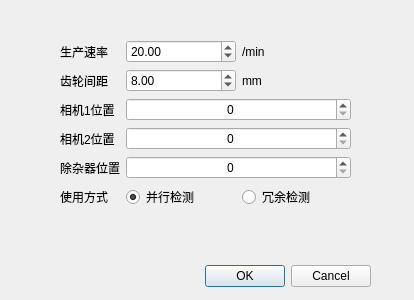
<?xml version="1.0" encoding="UTF-8"?>
<ui version="4.0">
 <class>DoubleCameraConfig</class>
 <widget class="QDialog" name="DoubleCameraConfig">
  <property name="geometry">
   <rect>
    <x>0</x>
    <y>0</y>
    <width>414</width>
    <height>300</height>
   </rect>
  </property>
  <property name="windowTitle">
   <string>双相机设置</string>
  </property>
  <widget class="QDialogButtonBox" name="buttonBox">
   <property name="geometry">
    <rect>
     <x>30</x>
     <y>260</y>
     <width>341</width>
     <height>32</height>
    </rect>
   </property>
   <property name="orientation">
    <enum>Qt::Horizontal</enum>
   </property>
   <property name="standardButtons">
    <set>QDialogButtonBox::Cancel|QDialogButtonBox::Ok</set>
   </property>
  </widget>
  <widget class="QWidget" name="formLayoutWidget">
   <property name="geometry">
    <rect>
     <x>60</x>
     <y>40</y>
     <width>291</width>
     <height>181</height>
    </rect>
   </property>
   <layout class="QFormLayout" name="formLayout">
    <item row="0" column="0">
     <widget class="QLabel" name="label">
      <property name="text">
       <string>生产速率</string>
      </property>
     </widget>
    </item>
    <item row="1" column="0">
     <widget class="QLabel" name="label_2">
      <property name="text">
       <string>齿轮间距</string>
      </property>
     </widget>
    </item>
    <item row="2" column="0">
     <widget class="QLabel" name="label_3">
      <property name="text">
       <string>相机1位置</string>
      </property>
     </widget>
    </item>
    <item row="2" column="1">
     <widget class="QSpinBox" name="spinBox">
      <property name="alignment">
       <set>Qt::AlignCenter</set>
      </property>
     </widget>
    </item>
    <item row="3" column="0">
     <widget class="QLabel" name="label_4">
      <property name="text">
       <string>相机2位置</string>
      </property>
     </widget>
    </item>
    <item row="3" column="1">
     <widget class="QSpinBox" name="spinBox_2">
      <property name="alignment">
       <set>Qt::AlignCenter</set>
      </property>
     </widget>
    </item>
    <item row="4" column="0">
     <widget class="QLabel" name="label_5">
      <property name="text">
       <string>除杂器位置</string>
      </property>
     </widget>
    </item>
    <item row="4" column="1">
     <widget class="QSpinBox" name="spinBox_3">
      <property name="alignment">
       <set>Qt::AlignCenter</set>
      </property>
     </widget>
    </item>
    <item row="5" column="0">
     <widget class="QLabel" name="label_6">
      <property name="text">
       <string>使用方式</string>
      </property>
     </widget>
    </item>
    <item row="5" column="1">
     <layout class="QHBoxLayout" name="horizontalLayout">
      <item>
       <widget class="QRadioButton" name="radioButton">
        <property name="text">
         <string>并行检测</string>
        </property>
        <property name="checked">
         <bool>true</bool>
        </property>
       </widget>
      </item>
      <item>
       <widget class="QRadioButton" name="radioButton_2">
        <property name="text">
         <string>冗余检测</string>
        </property>
        <property name="checked">
         <bool>false</bool>
        </property>
       </widget>
      </item>
     </layout>
    </item>
    <item row="0" column="1">
     <layout class="QHBoxLayout" name="horizontalLayout_2">
      <item>
       <widget class="QDoubleSpinBox" name="doubleSpinBox">
        <property name="suffix">
         <string/>
        </property>
        <property name="maximum">
         <double>9999.000000000000000</double>
        </property>
        <property name="value">
         <double>20.000000000000000</double>
        </property>
       </widget>
      </item>
      <item>
       <widget class="QLabel" name="label_7">
        <property name="text">
         <string>/min</string>
        </property>
       </widget>
      </item>
     </layout>
    </item>
    <item row="1" column="1">
     <layout class="QHBoxLayout" name="horizontalLayout_3">
      <item>
       <widget class="QDoubleSpinBox" name="doubleSpinBox_2">
        <property name="value">
         <double>8.000000000000000</double>
        </property>
       </widget>
      </item>
      <item>
       <widget class="QLabel" name="label_8">
        <property name="text">
         <string>mm</string>
        </property>
       </widget>
      </item>
     </layout>
    </item>
   </layout>
  </widget>
 </widget>
 <resources/>
 <connections>
  <connection>
   <sender>buttonBox</sender>
   <signal>accepted()</signal>
   <receiver>DoubleCameraConfig</receiver>
   <slot>accept()</slot>
   <hints>
    <hint type="sourcelabel">
     <x>248</x>
     <y>254</y>
    </hint>
    <hint type="destinationlabel">
     <x>157</x>
     <y>274</y>
    </hint>
   </hints>
  </connection>
  <connection>
   <sender>buttonBox</sender>
   <signal>rejected()</signal>
   <receiver>DoubleCameraConfig</receiver>
   <slot>reject()</slot>
   <hints>
    <hint type="sourcelabel">
     <x>316</x>
     <y>260</y>
    </hint>
    <hint type="destinationlabel">
     <x>286</x>
     <y>274</y>
    </hint>
   </hints>
  </connection>
 </connections>
</ui>
